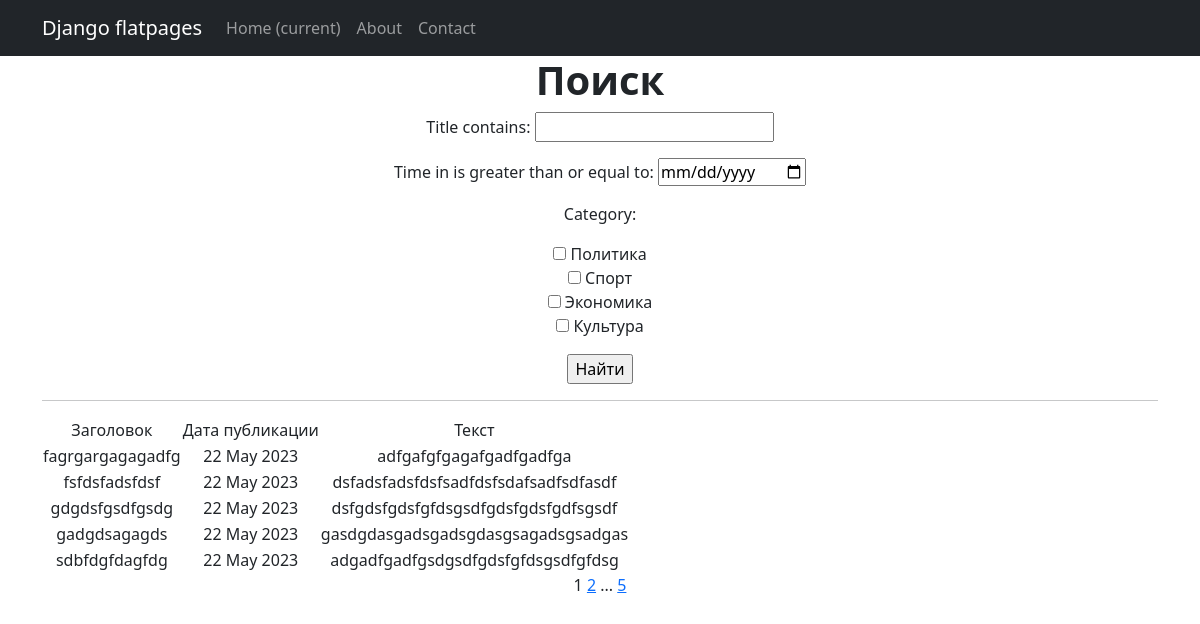
The app's page /news/search/ with its own data.
### NewsPortal/models.py (models this page shows, shortened)
class Post(models.Model):
    author = models.ForeignKey(Author, on_delete=models.CASCADE)
    type = models.CharField(max_length=7, choices=TYPE, default=news)
    time_in = models.DateTimeField(auto_now_add=True)
    categories = models.ManyToManyField(Category, through='PostCategory')
    title = models.CharField(max_length=255)
    text = models.TextField()
    rating = models.IntegerField(default=0)

### NewsPortal/views.py (the view)
# urls.py: path('search/', PostSearch.as_view(), name='post_search'),
class PostSearch(ListView):
    model = Post
    template_name = 'post_search.html'
    context_object_name = 'news'
    paginate_by = 5
    def get_queryset(self):
        queryset = super().get_queryset()
        self.filterset = PostFilter(self.request.GET, queryset)
        return self.filterset.qs
    def get_context_data(self, **kwards):
        context = super().get_context_data(**kwards)
        context['filterset'] = self.filterset
        return context

### NewsPortal/models.py (called while the page is built)
    def __str__(self):
        return f'{self.name_category.title()}'

### templates/post_search.html (shortened to what this page needs)
{% extends 'flatpages/default.html' %}
{% load custom_filters %}
{% block content %}
<h1><b> Поиск </b></h1>
    <form action="" method="get">
       {{ filterset.form.as_p }}
       <input type="submit" value="Найти" />
    </form>
<hr>
    {% if news %}
        <table>
            <tr>
                <td> Заголовок</td>
                <td> Дата публикации </td>
                <td> Текст </td>
            </tr>
            {% for post in news %}
            <tr>
                <td> {{ post.title }} </td>
                <td> {{ post.time_in|date:'d M Y' }} </td>
                <td> {{ post.text|truncatewords:15 }} </td>
            </tr>
            {% endfor %}
        </table>
    {% else %}
        <h2> Нет новостей! </h2>
    {% endif %}
   {{ page_obj.number }}
   {% if page_obj.has_next %}
       <a href="?page={{ page_obj.next_page_number }}">{{ page_obj.next_page_number }}</a>
       {% if paginator.num_pages != page_obj.next_page_number %}
           ...
           <a href="?page={{ page_obj.paginator.num_pages }}">{{ page_obj.paginator.num_pages }}</a>
       {% endif %}
   {% endif %}
{% endblock content %}

### records on screen
Post: title "fagrgargagagadfg", time_in "22 May 2023", text "adfgafgfgagafgadfgadfga"
Post: title "fsfdsfadsfdsf", time_in "22 May 2023", text "dsfadsfadsfdsfsadfdsfsdafsadfsdfasdf"
Post: title "gdgdsfgsdfgsdg", time_in "22 May 2023", text "dsfgdsfgdsfgfdsgsdfgdsfgdsfgdfsgsdf"
Post: title "gadgdsagagds", time_in "22 May 2023", text "gasdgdasgadsgadsgdasgsagadsgsadgas"
Post: title "sdbfdgfdagfdg", time_in "22 May 2023", text "adgadfgadfgsdgsdfgdsfgfdsgsdfgfdsg"

### other values on screen
{{ page_obj.number }} "1"
{{ page_obj.next_page_number }} "2"
{{ page_obj.paginator.num_pages }} "5"
